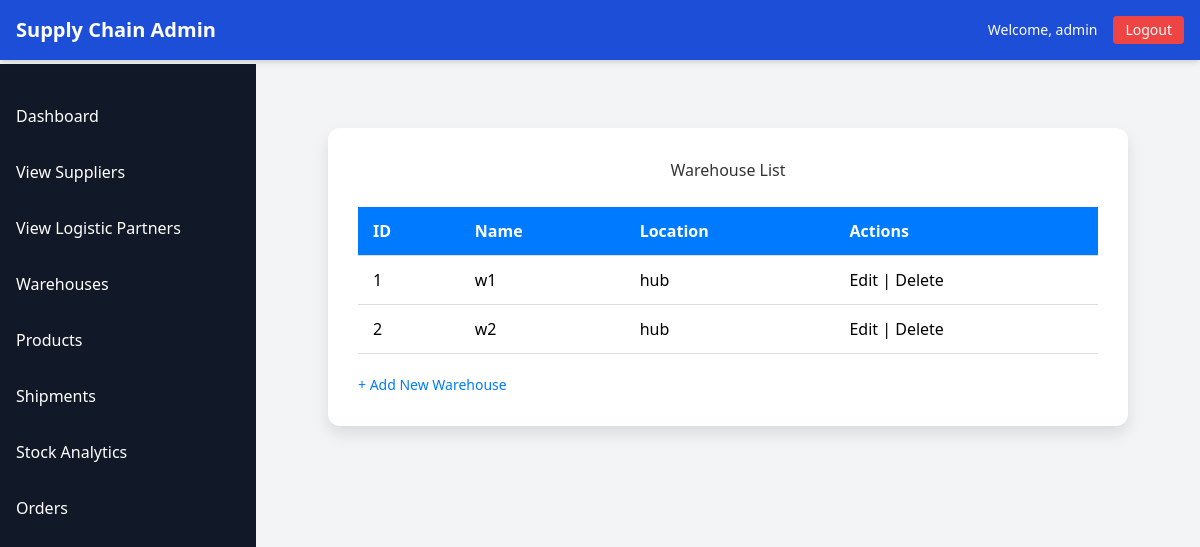
The app's page /warehouses/ (signed in) with its own data.
### abcd/models.py (models this page shows, shortened)
class NewUser(AbstractUser):
    USER_TYPE_CHOICES = [
        ('supplier', 'Supplier'),
        ('logistic_partner', 'Logistic Partner'),
        ('customer', 'Customer'),
    ]
    full_name = models.CharField(max_length=100)
    email = models.EmailField(unique=True)
    contact_no = models.CharField(max_length=15, unique=True)
    user_type = models.CharField(max_length=20, choices=USER_TYPE_CHOICES)

class Warehouse(models.Model):
    name = models.CharField(max_length=100)
    location = models.CharField(max_length=200)

### abcd/views.py (the view)
# urls.py: path('warehouses/', views.warehouse_list, name='warehouse_list'),  # View all warehouses
@login_required
@user_passes_test(is_admin)
def warehouse_list(request):
    warehouses = Warehouse.objects.all()
    return render(request, 'admin1/warehouse_list.html', {'warehouses': warehouses})

### abcd/views.py (called while the page is built)
def is_admin(user):
    return user.is_superuser

### abcd/templates/admin1/warehouse_list.html (shortened to what this page needs)
{% extends 'admin1/base.html' %}
{% block content %}
<div class="warehouse-container">
    <h2>Warehouse List</h2>
    <table>
        <thead>
            <tr>
                <th>ID</th>
                <th>Name</th>
                <th>Location</th>
                <th>Actions</th>
            </tr>
        </thead>
        <tbody>
            {% for warehouse in warehouses %}
            <tr>
                <td>{{ warehouse.id }}</td>
                <td>{{ warehouse.name }}</td>
                <td>{{ warehouse.location }}</td>
                <td>
                    <a href="{% url 'edit_warehouse' warehouse.id %}" class="action-btn">Edit</a> |
                    <a href="{% url 'delete_warehouse' warehouse.id %}" class="action-btn" onclick="return confirm('Delete this warehouse?')">Delete</a>
                </td>
            </tr>
            {% endfor %}
        </tbody>
    </table>
    <a href="{% url 'add_warehouse' %}" class="back-link">+ Add New Warehouse</a>
</div>
{% endblock %}

### abcd/templates/admin1/base.html (shortened to what this page needs)
<!DOCTYPE html>
<html lang="en">
<head>
    <script src="https://cdn.tailwindcss.com"></script>
</head>
<body class="bg-gray-100 font-sans min-h-screen">
    <nav class="bg-blue-700 text-white p-4 flex justify-between items-center fixed w-full top-0 z-20 shadow-md">
        <div class="flex items-center">
            <h1 class="text-xl font-bold">Supply Chain Admin</h1>
        </div>
        <div class="flex items-center space-x-4">
            <span class="text-sm hidden md:block">Welcome, {{ user.full_name|default:user.username }}</span>
            <a href="{% url 'logout_view' %}" class="bg-red-500 hover:bg-red-600 px-3 py-1 rounded text-sm">Logout</a>
        </div>
    </nav>
    <div id="sidebar" class="bg-gray-900 text-white w-64 h-screen fixed top-0 mt-16 transition-all duration-300 md:block hidden">
        <ul class="mt-6">
            <li class="p-4 hover:bg-gray-700"><a href="{% url 'admin_dashboard' %}" class="block">Dashboard</a></li>
            <li class="p-4 hover:bg-gray-700"><a href="{% url 'view_suppliers' %}" class="block">View Suppliers</a></li>
<li class="p-4 hover:bg-gray-700"><a href="{% url 'view_logistic_partners' %}" class="block">View Logistic Partners</a></li>
            <li class="p-4 hover:bg-gray-700"><a href="{% url 'warehouse_list' %}" class="block">Warehouses</a></li>
            <li class="p-4 hover:bg-gray-700"><a href="{% url 'product_list' %}" class="block">Products</a></li>
            <li class="p-4 hover:bg-gray-700"><a href="{% url 'shipment_list' %}" class="block">Shipments</a></li>
            <li class="p-4 hover:bg-gray-700"><a href="{% url 'stock_chart' %}" class="block">Stock Analytics</a></li>
            <li class="p-4 hover:bg-gray-700"><a  href="{% url 'admin_order_list' %}">Orders</a></li>
        </ul>
    </div>
    <div id="main-content" class="ml-0 md:ml-64 mt-16 p-6 transition-all duration-300 max-w-7xl mx-auto">
        {% block content %}
        {% endblock %}
    </div>
</body>
</html>

### abcd/templates/admin1/warehouse_list.html (style rules this page uses)
.warehouse-container { max-width: 800px; margin: 40px auto; background: #fff; padding: 30px; border-radius: 12px; box-shadow: 0 8px 16px rgba(0, 0, 0, 0.1); }
.warehouse-container h2 { text-align: center; margin-bottom: 25px; color: #333; }
table { width: 100%; border-collapse: collapse; margin-top: 20px; }
th, td { padding: 12px 15px; text-align: left; border-bottom: 1px solid #ddd; }
th { background-color: #007BFF; color: white; }
.back-link { margin-top: 20px; display: inline-block; color: #007BFF; text-decoration: none; font-size: 14px; }

### records on screen
NewUser: full_name "admin"
Warehouse: id "1", name "w1", location "hub"
Warehouse: id "2", name "w2", location "hub"
